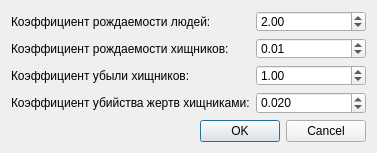
<?xml version="1.0" encoding="UTF-8"?>
<ui version="4.0">
 <class>CoefDialog</class>
 <widget class="QDialog" name="CoefDialog">
  <property name="geometry">
   <rect>
    <x>0</x>
    <y>0</y>
    <width>377</width>
    <height>153</height>
   </rect>
  </property>
  <property name="minimumSize">
   <size>
    <width>377</width>
    <height>153</height>
   </size>
  </property>
  <property name="maximumSize">
   <size>
    <width>377</width>
    <height>153</height>
   </size>
  </property>
  <property name="windowTitle">
   <string>Найстройка коэффициентов</string>
  </property>
  <layout class="QVBoxLayout" name="verticalLayout">
   <item>
    <layout class="QFormLayout" name="formLayout">
     <item row="0" column="0">
      <widget class="QLabel" name="label">
       <property name="text">
        <string>Коэффициент рождаемости людей:</string>
       </property>
      </widget>
     </item>
     <item row="0" column="1">
      <widget class="QDoubleSpinBox" name="spinHumanBirthRate">
       <property name="minimum">
        <double>-50.000000000000000</double>
       </property>
       <property name="singleStep">
        <double>0.010000000000000</double>
       </property>
       <property name="value">
        <double>2.000000000000000</double>
       </property>
      </widget>
     </item>
     <item row="1" column="1">
      <widget class="QDoubleSpinBox" name="spinPredatorsBirthRate">
       <property name="minimum">
        <double>-50.000000000000000</double>
       </property>
       <property name="singleStep">
        <double>0.010000000000000</double>
       </property>
       <property name="value">
        <double>0.010000000000000</double>
       </property>
      </widget>
     </item>
     <item row="2" column="1">
      <widget class="QDoubleSpinBox" name="spinLossPredatorsRate">
       <property name="minimum">
        <double>-20.000000000000000</double>
       </property>
       <property name="singleStep">
        <double>0.020000000000000</double>
       </property>
       <property name="value">
        <double>1.000000000000000</double>
       </property>
      </widget>
     </item>
     <item row="3" column="1">
      <widget class="QDoubleSpinBox" name="spinKillRatio">
       <property name="decimals">
        <number>3</number>
       </property>
       <property name="singleStep">
        <double>0.001000000000000</double>
       </property>
       <property name="value">
        <double>0.020000000000000</double>
       </property>
      </widget>
     </item>
     <item row="1" column="0">
      <widget class="QLabel" name="label_3">
       <property name="text">
        <string>Коэффициент рождаемости хищников:</string>
       </property>
      </widget>
     </item>
     <item row="2" column="0">
      <widget class="QLabel" name="label_4">
       <property name="text">
        <string>Коэффициент убыли хищников:</string>
       </property>
      </widget>
     </item>
     <item row="3" column="0">
      <widget class="QLabel" name="label_2">
       <property name="text">
        <string>Коэффициент убийства жертв хищниками:</string>
       </property>
      </widget>
     </item>
    </layout>
   </item>
   <item>
    <widget class="QDialogButtonBox" name="buttonBox">
     <property name="orientation">
      <enum>Qt::Horizontal</enum>
     </property>
     <property name="standardButtons">
      <set>QDialogButtonBox::Cancel|QDialogButtonBox::Ok</set>
     </property>
    </widget>
   </item>
  </layout>
 </widget>
 <resources/>
 <connections>
  <connection>
   <sender>buttonBox</sender>
   <signal>accepted()</signal>
   <receiver>CoefDialog</receiver>
   <slot>accept()</slot>
   <hints>
    <hint type="sourcelabel">
     <x>248</x>
     <y>254</y>
    </hint>
    <hint type="destinationlabel">
     <x>157</x>
     <y>274</y>
    </hint>
   </hints>
  </connection>
  <connection>
   <sender>buttonBox</sender>
   <signal>rejected()</signal>
   <receiver>CoefDialog</receiver>
   <slot>reject()</slot>
   <hints>
    <hint type="sourcelabel">
     <x>316</x>
     <y>260</y>
    </hint>
    <hint type="destinationlabel">
     <x>286</x>
     <y>274</y>
    </hint>
   </hints>
  </connection>
 </connections>
</ui>
